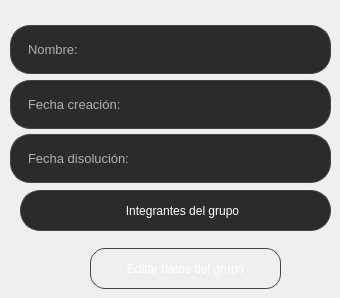
       <widget class="QWidget" name="page_6">
        <widget class="QPushButton" name="editButton_grupo">
         <property name="geometry">
          <rect>
           <x>90</x>
           <y>248</y>
           <width>191</width>
           <height>41</height>
          </rect>
         </property>
         <property name="styleSheet">
          <string notr="true">QPushButton {
    border-radius: 15px; 
    border: 1px solid #444444;
    background-color: qlineargradient(x1:0, y1:0, x2:0, y2:1,
                                      stop:0 #3c3c3c, 
                                      stop:0.5 #2b2b2b, 
                                      stop:1.0 #222222);
    padding: 5px; 
    color: #ffffff; 
}

QPushButton:hover {
    background-color: #2980b9; 
    color: #ffffff;
}

QPushButton:pressed {
    background-color: #1f618d; 
    color: #ffffff;
    padding-top: 8px; 
    padding-left: 8px;
}</string>
         </property>
         <property name="text">
          <string>Editar datos del grupo</string>
         </property>
        </widget>
        <widget class="QLabel" name="caja_nombre_grupo">
         <property name="geometry">
          <rect>
           <x>10</x>
           <y>25</y>
           <width>321</width>
           <height>49</height>
          </rect>
         </property>
         <property name="styleSheet">
          <string notr="true">QLabel {
    background-color: #2b2b2b;
    border: 1px solid #444444;
    border-radius: 20px;
    padding-left: 14px;
    color: #ffffff;
}</string>
         </property>
         <property name="text">
          <string>&lt;html&gt;&lt;head/&gt;&lt;body&gt;&lt;p&gt;&lt;span style=&quot; font-size:10pt; color:#b0b0b0;&quot;&gt;Nombre:&lt;/span&gt;&lt;/p&gt;&lt;/body&gt;&lt;/html&gt;</string>
         </property>
        </widget>
        <widget class="QLabel" name="caja_fechaDis_grupo">
         <property name="geometry">
          <rect>
           <x>10</x>
           <y>134</y>
           <width>321</width>
           <height>49</height>
          </rect>
         </property>
         <property name="styleSheet">
          <string notr="true">QLabel {
    background-color: #2b2b2b;
    border: 1px solid #444444;
    border-radius: 20px;
    padding-left: 14px;
    color: #ffffff;
}</string>
         </property>
         <property name="text">
          <string>&lt;html&gt;&lt;head/&gt;&lt;body&gt;&lt;p&gt;&lt;span style=&quot; font-size:10pt; color:#b0b0b0;&quot;&gt;Fecha disolución: &lt;/span&gt;&lt;/p&gt;&lt;/body&gt;&lt;/html&gt;</string>
         </property>
        </widget>
        <widget class="QLabel" name="caja_fechaCrea_grupo">
         <property name="geometry">
          <rect>
           <x>10</x>
           <y>80</y>
           <width>321</width>
           <height>49</height>
          </rect>
         </property>
         <property name="styleSheet">
          <string notr="true">QLabel {
    background-color: #2b2b2b;
    border: 1px solid #444444;
    border-radius: 20px;
    padding-left: 14px;
    color: #ffffff;
}</string>
         </property>
         <property name="text">
          <string>&lt;html&gt;&lt;head/&gt;&lt;body&gt;&lt;p&gt;&lt;span style=&quot; font-size:10pt; color:#b0b0b0;&quot;&gt;Fecha creación: &lt;/span&gt;&lt;/p&gt;&lt;/body&gt;&lt;/html&gt;</string>
         </property>
        </widget>
        <widget class="QPushButton" name="editButton_integrantes_grupo">
         <property name="geometry">
          <rect>
           <x>20</x>
           <y>190</y>
           <width>311</width>
           <height>41</height>
          </rect>
         </property>
         <property name="styleSheet">
          <string notr="true">QPushButton {
        background-color: #2b2b2b;
    border: 1px solid #444444;
    border-radius: 20px;
    padding-left: 14px;
    color: #ffffff;
}

QPushButton:hover {
    background-color: #2980b9; 
    color: #ffffff;
}

QPushButton:pressed {
    background-color: #1f618d; 
    color: #ffffff;
    padding-top: 8px; 
    padding-left: 8px;
}</string>
         </property>
         <property name="text">
          <string>Integrantes del grupo</string>
         </property>
        </widget>
       </widget>
